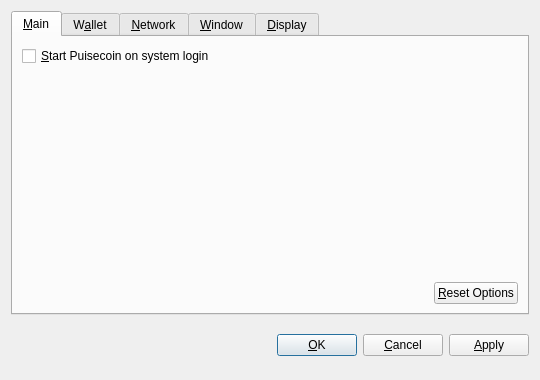
<?xml version="1.0" encoding="UTF-8"?>
<ui version="4.0">
 <class>OptionsDialog</class>
 <widget class="QDialog" name="OptionsDialog">
  <property name="geometry">
   <rect>
    <x>0</x>
    <y>0</y>
    <width>540</width>
    <height>380</height>
   </rect>
  </property>
  <property name="windowTitle">
   <string>Options</string>
  </property>
  <property name="modal">
   <bool>true</bool>
  </property>
  <layout class="QVBoxLayout" name="verticalLayout">
   <item>
    <widget class="QTabWidget" name="tabWidget">
     <property name="tabPosition">
      <enum>QTabWidget::North</enum>
     </property>
     <property name="currentIndex">
      <number>0</number>
     </property>
     <widget class="QWidget" name="tabMain">
      <attribute name="title">
       <string>&amp;Main</string>
      </attribute>
      <layout class="QVBoxLayout" name="verticalLayout_Main">
       <item>
        <widget class="QCheckBox" name="bitcoinAtStartup">
         <property name="toolTip">
          <string>Automatically start Puisecoin after logging in to the system.</string>
         </property>
         <property name="text">
          <string>&amp;Start Puisecoin on system login</string>
         </property>
        </widget>
       </item>
       <item>
        <spacer name="verticalSpacer_Main">
         <property name="orientation">
          <enum>Qt::Vertical</enum>
         </property>
         <property name="sizeHint" stdset="0">
          <size>
           <width>20</width>
           <height>40</height>
          </size>
         </property>
        </spacer>
       </item>
       <item>
        <layout class="QHBoxLayout" name="horizontalLayout_2_Main">
         <item>
          <spacer name="horizontalSpacer_2_Main">
           <property name="orientation">
            <enum>Qt::Horizontal</enum>
           </property>
           <property name="sizeHint" stdset="0">
            <size>
             <width>40</width>
             <height>20</height>
            </size>
           </property>
          </spacer>
         </item>
         <item>
          <widget class="QPushButton" name="resetButton">
           <property name="toolTip">
            <string>Reset all client options to default.</string>
           </property>
           <property name="text">
            <string>&amp;Reset Options</string>
           </property>
           <property name="autoDefault">
            <bool>false</bool>
           </property>
          </widget>
         </item>
        </layout>
       </item>
      </layout>
     </widget>
     <widget class="QWidget" name="tabWallet">
      <attribute name="title">
       <string>W&amp;allet</string>
      </attribute>
      <layout class="QVBoxLayout" name="verticalLayout_Network">
       <item>
        <widget class="QLabel" name="transactionFeeInfoLabel">
         <property name="text">
          <string>Optional transaction fee per kB that helps make sure your transactions are processed quickly. Most transactions are 1 kB.</string>
         </property>
         <property name="textFormat">
          <enum>Qt::PlainText</enum>
         </property>
         <property name="wordWrap">
          <bool>true</bool>
         </property>
        </widget>
       </item>
       <item>
        <layout class="QHBoxLayout" name="horizontalLayout_1_Main">
         <item>
          <widget class="QLabel" name="transactionFeeLabel">
           <property name="text">
            <string>Pay transaction &amp;fee</string>
           </property>
           <property name="textFormat">
            <enum>Qt::PlainText</enum>
           </property>
           <property name="buddy">
            <cstring>transactionFee</cstring>
           </property>
          </widget>
         </item>
         <item>
          <widget class="BitcoinAmountField" name="transactionFee"/>
         </item>
         <item>
          <spacer name="horizontalSpacer_1_Main">
           <property name="orientation">
            <enum>Qt::Horizontal</enum>
           </property>
           <property name="sizeHint" stdset="0">
            <size>
             <width>40</width>
             <height>20</height>
            </size>
           </property>
          </spacer>
         </item>
        </layout>
       </item>
       <item>
        <widget class="QLabel" name="label">
         <property name="text">
          <string>If you disable the spending of unconfirmed change, the change from a transaction cannot be used until that transaction has at least one confirmation. This also affects how your balance is computed.</string>
         </property>
         <property name="wordWrap">
          <bool>true</bool>
         </property>
        </widget>
       </item>
       <item>
        <widget class="QCheckBox" name="spendZeroConfChange">
         <property name="text">
          <string>Spend unconfirmed change  (experts only)</string>
         </property>
        </widget>
       </item>
       <item>
        <spacer name="verticalSpacer">
         <property name="orientation">
          <enum>Qt::Vertical</enum>
         </property>
         <property name="sizeHint" stdset="0">
          <size>
           <width>20</width>
           <height>40</height>
          </size>
         </property>
        </spacer>
       </item>
      </layout>
     </widget>
     <widget class="QWidget" name="tabNetwork">
      <attribute name="title">
       <string>&amp;Network</string>
      </attribute>
      <layout class="QVBoxLayout" name="verticalLayout_Network">
       <item>
        <widget class="QCheckBox" name="mapPortUpnp">
         <property name="toolTip">
          <string>Automatically open the Puisecoin client port on the router. This only works when your router supports UPnP and it is enabled.</string>
         </property>
         <property name="text">
          <string>Map port using &amp;UPnP</string>
         </property>
        </widget>
       </item>
       <item>
        <widget class="QCheckBox" name="connectSocks">
         <property name="toolTip">
          <string>Connect to the Puisecoin network through a SOCKS proxy (e.g. when connecting through Tor).</string>
         </property>
         <property name="text">
          <string>&amp;Connect through SOCKS proxy:</string>
         </property>
        </widget>
       </item>
       <item>
        <layout class="QHBoxLayout" name="horizontalLayout_Network">
         <item>
          <widget class="QLabel" name="proxyIpLabel">
           <property name="text">
            <string>Proxy &amp;IP:</string>
           </property>
           <property name="textFormat">
            <enum>Qt::PlainText</enum>
           </property>
           <property name="buddy">
            <cstring>proxyIp</cstring>
           </property>
          </widget>
         </item>
         <item>
          <widget class="QValidatedLineEdit" name="proxyIp">
           <property name="maximumSize">
            <size>
             <width>140</width>
             <height>16777215</height>
            </size>
           </property>
           <property name="toolTip">
            <string>IP address of the proxy (e.g. 127.0.0.1)</string>
           </property>
          </widget>
         </item>
         <item>
          <widget class="QLabel" name="proxyPortLabel">
           <property name="text">
            <string>&amp;Port:</string>
           </property>
           <property name="textFormat">
            <enum>Qt::PlainText</enum>
           </property>
           <property name="buddy">
            <cstring>proxyPort</cstring>
           </property>
          </widget>
         </item>
         <item>
          <widget class="QLineEdit" name="proxyPort">
           <property name="maximumSize">
            <size>
             <width>55</width>
             <height>16777215</height>
            </size>
           </property>
           <property name="toolTip">
            <string>Port of the proxy (e.g. 9050)</string>
           </property>
          </widget>
         </item>
         <item>
          <widget class="QLabel" name="socksVersionLabel">
           <property name="text">
            <string>SOCKS &amp;Version:</string>
           </property>
           <property name="textFormat">
            <enum>Qt::PlainText</enum>
           </property>
           <property name="buddy">
            <cstring>socksVersion</cstring>
           </property>
          </widget>
         </item>
         <item>
          <widget class="QValueComboBox" name="socksVersion">
           <property name="toolTip">
            <string>SOCKS version of the proxy (e.g. 5)</string>
           </property>
          </widget>
         </item>
         <item>
          <spacer name="horizontalSpacer_Network">
           <property name="orientation">
            <enum>Qt::Horizontal</enum>
           </property>
           <property name="sizeHint" stdset="0">
            <size>
             <width>40</width>
             <height>20</height>
            </size>
           </property>
          </spacer>
         </item>
        </layout>
       </item>
       <item>
        <spacer name="verticalSpacer_Network">
         <property name="orientation">
          <enum>Qt::Vertical</enum>
         </property>
         <property name="sizeHint" stdset="0">
          <size>
           <width>20</width>
           <height>40</height>
          </size>
         </property>
        </spacer>
       </item>
      </layout>
     </widget>
     <widget class="QWidget" name="tabWindow">
      <attribute name="title">
       <string>&amp;Window</string>
      </attribute>
      <layout class="QVBoxLayout" name="verticalLayout_Window">
       <item>
        <widget class="QCheckBox" name="minimizeToTray">
         <property name="toolTip">
          <string>Show only a tray icon after minimizing the window.</string>
         </property>
         <property name="text">
          <string>&amp;Minimize to the tray instead of the taskbar</string>
         </property>
        </widget>
       </item>
       <item>
        <widget class="QCheckBox" name="minimizeOnClose">
         <property name="toolTip">
          <string>Minimize instead of exit the application when the window is closed. When this option is enabled, the application will be closed only after selecting Quit in the menu.</string>
         </property>
         <property name="text">
          <string>M&amp;inimize on close</string>
         </property>
        </widget>
       </item>
       <item>
        <spacer name="verticalSpacer_Window">
         <property name="orientation">
          <enum>Qt::Vertical</enum>
         </property>
         <property name="sizeHint" stdset="0">
          <size>
           <width>20</width>
           <height>40</height>
          </size>
         </property>
        </spacer>
       </item>
      </layout>
     </widget>
     <widget class="QWidget" name="tabDisplay">
      <attribute name="title">
       <string>&amp;Display</string>
      </attribute>
      <layout class="QVBoxLayout" name="verticalLayout_Display">
       <item>
        <layout class="QHBoxLayout" name="horizontalLayout_1_Display">
         <item>
          <widget class="QLabel" name="langLabel">
           <property name="text">
            <string>User Interface &amp;language:</string>
           </property>
           <property name="textFormat">
            <enum>Qt::PlainText</enum>
           </property>
           <property name="buddy">
            <cstring>lang</cstring>
           </property>
          </widget>
         </item>
         <item>
          <widget class="QValueComboBox" name="lang">
           <property name="toolTip">
            <string>The user interface language can be set here. This setting will take effect after restarting Puisecoin.</string>
           </property>
          </widget>
         </item>
        </layout>
       </item>
       <item>
        <layout class="QHBoxLayout" name="horizontalLayout_2_Display">
         <item>
          <widget class="QLabel" name="unitLabel">
           <property name="text">
            <string>&amp;Unit to show amounts in:</string>
           </property>
           <property name="textFormat">
            <enum>Qt::PlainText</enum>
           </property>
           <property name="buddy">
            <cstring>unit</cstring>
           </property>
          </widget>
         </item>
         <item>
          <widget class="QValueComboBox" name="unit">
           <property name="toolTip">
            <string>Choose the default subdivision unit to show in the interface and when sending coins.</string>
           </property>
          </widget>
         </item>
        </layout>
       </item>
       <item>
        <widget class="QCheckBox" name="displayAddresses">
         <property name="toolTip">
          <string>Whether to show Puisecoin addresses in the transaction list or not.</string>
         </property>
         <property name="text">
          <string>&amp;Display addresses in transaction list</string>
         </property>
        </widget>
       </item>
       <item>
        <widget class="QCheckBox" name="coinControlFeatures">
         <property name="toolTip">
          <string>Whether to show coin control features or not.</string>
         </property>
         <property name="text">
          <string>Display coin &amp;control features (experts only!)</string>
         </property>
        </widget>
       </item>
       <item>
        <spacer name="verticalSpacer_Display">
         <property name="orientation">
          <enum>Qt::Vertical</enum>
         </property>
         <property name="sizeHint" stdset="0">
          <size>
           <width>20</width>
           <height>40</height>
          </size>
         </property>
        </spacer>
       </item>
      </layout>
     </widget>
    </widget>
   </item>
   <item>
    <layout class="QHBoxLayout" name="horizontalLayout_Buttons">
     <item>
      <spacer name="horizontalSpacer_1">
       <property name="orientation">
        <enum>Qt::Horizontal</enum>
       </property>
       <property name="sizeHint" stdset="0">
        <size>
         <width>40</width>
         <height>48</height>
        </size>
       </property>
      </spacer>
     </item>
     <item>
      <widget class="QLabel" name="statusLabel">
       <property name="font">
        <font>
         <weight>75</weight>
         <bold>true</bold>
        </font>
       </property>
       <property name="text">
        <string/>
       </property>
       <property name="textFormat">
        <enum>Qt::PlainText</enum>
       </property>
       <property name="wordWrap">
        <bool>true</bool>
       </property>
      </widget>
     </item>
     <item>
      <spacer name="horizontalSpacer_2">
       <property name="orientation">
        <enum>Qt::Horizontal</enum>
       </property>
       <property name="sizeHint" stdset="0">
        <size>
         <width>40</width>
         <height>48</height>
        </size>
       </property>
      </spacer>
     </item>
     <item>
      <widget class="QPushButton" name="okButton">
       <property name="text">
        <string>&amp;OK</string>
       </property>
      </widget>
     </item>
     <item>
      <widget class="QPushButton" name="cancelButton">
       <property name="text">
        <string>&amp;Cancel</string>
       </property>
       <property name="autoDefault">
        <bool>false</bool>
       </property>
      </widget>
     </item>
     <item>
      <widget class="QPushButton" name="applyButton">
       <property name="text">
        <string>&amp;Apply</string>
       </property>
       <property name="autoDefault">
        <bool>false</bool>
       </property>
      </widget>
     </item>
    </layout>
   </item>
  </layout>
 </widget>
 <customwidgets>
  <customwidget>
   <class>BitcoinAmountField</class>
   <extends>QSpinBox</extends>
   <header>bitcoinamountfield.h</header>
  </customwidget>
  <customwidget>
   <class>QValueComboBox</class>
   <extends>QComboBox</extends>
   <header>qvaluecombobox.h</header>
  </customwidget>
  <customwidget>
   <class>QValidatedLineEdit</class>
   <extends>QLineEdit</extends>
   <header>qvalidatedlineedit.h</header>
  </customwidget>
 </customwidgets>
 <resources/>
 <connections/>
</ui>
